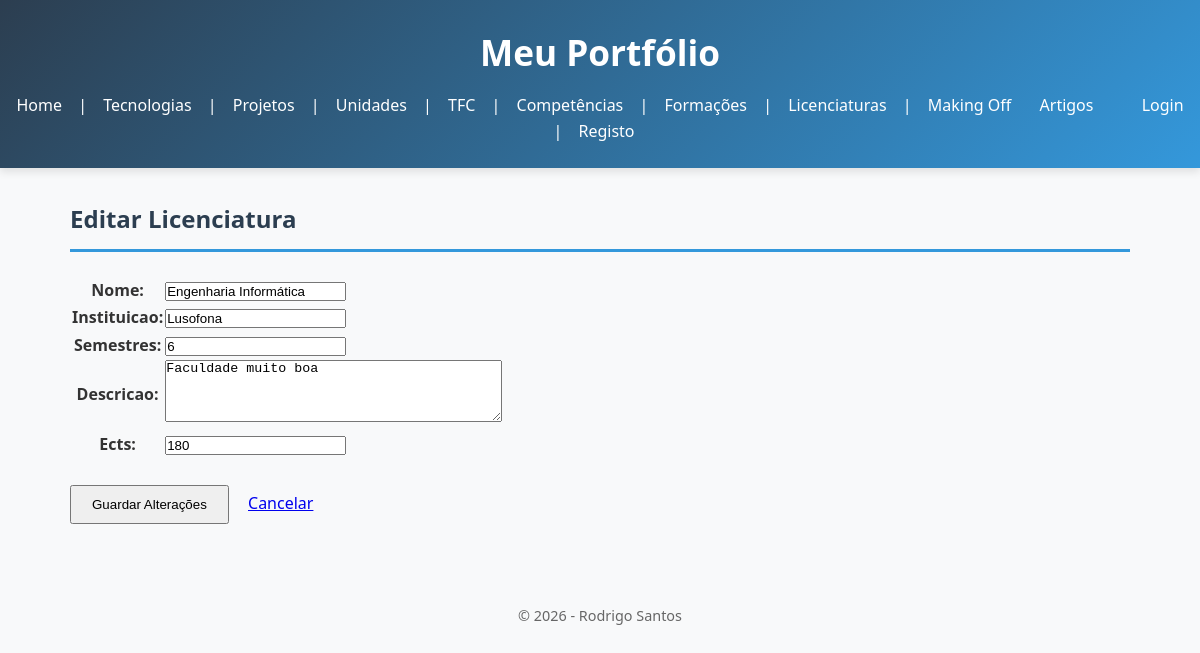
/portfolio/licenciaturas/1/editar/, run on the app's committed database.
### portfolio/models.py (models this page shows, shortened)
class Licenciatura(models.Model):
    nome = models.CharField(max_length=100)
    instituicao = models.CharField(max_length=150)
    semestres = models.IntegerField()
    descricao = models.CharField(max_length=250)
    ects = models.IntegerField()

### portfolio/views.py (the view)
# urls.py: path('licenciaturas/<int:pk>/editar/', views.licenciatura_update, name='licenciatura_update'),
def licenciatura_update(request, pk):
    obj = get_object_or_404(Licenciatura, pk=pk)
    if request.method == 'POST':
        form = LicenciaturaForm(request.POST, request.FILES, instance=obj)
        if form.is_valid():
            form.save()
            return redirect('licenciaturas')
    else:
        form = LicenciaturaForm(instance=obj)
    return render(request, 'portfolio/licenciatura_form.html', {'form': form, 'editar': True})

### portfolio/forms.py
class LicenciaturaForm(forms.ModelForm):
    class Meta:
        model = Licenciatura
        fields = '__all__'
        widgets = {
            'descricao': forms.Textarea(attrs={'rows': 4}),
        }

### portfolio/templates/portfolio/licenciatura_form.html (shortened to what this page needs)
{% extends "portfolio/base.html" %}
{% block content %}
<h2>{% if editar %}Editar Licenciatura{% else %}Nova Licenciatura{% endif %}</h2>
<form method="post" enctype="multipart/form-data">
    <table>
        {{ form.as_table }}
    </table>
    <br>
    <button type="submit" style="padding: 10px 20px;">
        {% if editar %}Guardar Alterações{% else %}Criar Licenciatura{% endif %}
    </button>
    <a href="{% url 'licenciaturas' %}" style="margin-left: 15px;">Cancelar</a>
</form>
{% endblock %}

### portfolio/static/portfolio/style.css (style rules this page uses)
* { margin: 0; padding: 0; box-sizing: border-box; }
body { font-family: 'Segoe UI', Tahoma, Geneva, Verdana, sans-serif; line-height: 1.6; color: #333; background-color: #f8f9fa; }
h2 { color: #2c3e50; margin-bottom: 1.5rem; border-bottom: 3px solid #3498db; padding-bottom: 10px; }

### data on the page
Licenciatura: nome "Engenharia Informática", instituicao "Lusofona", semestres "6", descricao "Faculdade muito boa", ects "180"
